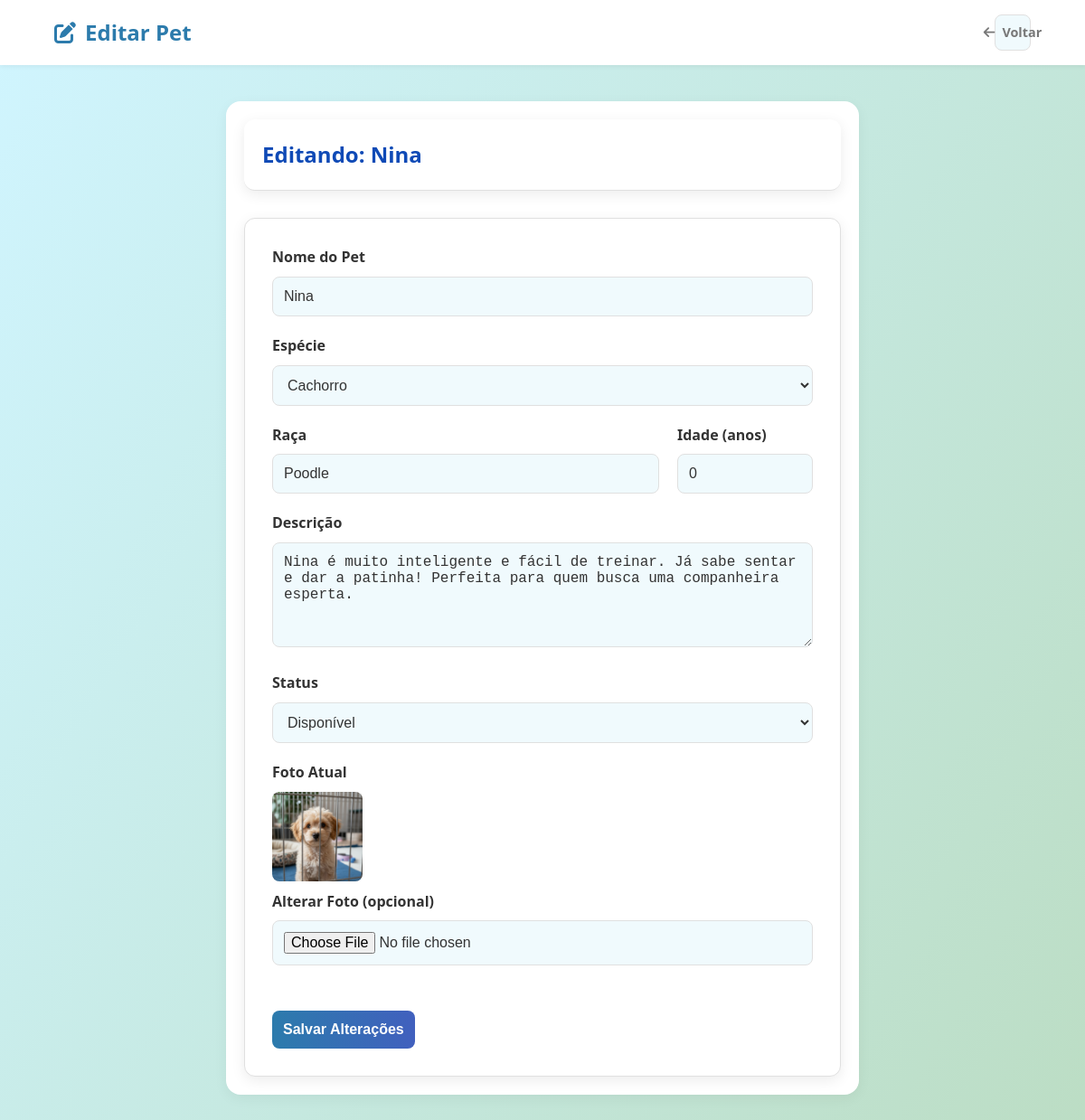
/admin/animais/editar.php?id=12 (signed in), run on the app's committed database.
### tables this page shows
CREATE TABLE `animais` (
  `id` int(11) NOT NULL,
  `nome` varchar(100) NOT NULL,
  `especie` varchar(50) NOT NULL,
  `raca` varchar(100) DEFAULT NULL,
  `idade_anos` int(11) DEFAULT 0,
  `idade_meses` int(11) DEFAULT 0,
  `genero` varchar(20) DEFAULT NULL,
  `porte` varchar(30) DEFAULT NULL,
  `localizacao` varchar(255) DEFAULT NULL,
  `descricao` text DEFAULT NULL,
  `taxa_adocao` decimal(10,2) DEFAULT 0.00,
  `foto` varchar(255) DEFAULT NULL,
  `destaque` tinyint(1) DEFAULT 0,
  `data_cadastro` timestamp NOT NULL DEFAULT current_timestamp(),
  `status` enum('disponivel','adotado','indisponivel') DEFAULT 'disponivel'
);

### admin/animais/editar.php (the view, shortened to what this page needs)
<?php
    require_once '../../conexao.php';
    $animal_id = $_GET['id'] ?? 0;
    $sql_busca = "SELECT * FROM animais WHERE id = $animal_id";
    $resultado = mysqli_query($mysqli, $sql_busca);
    $animal = mysqli_fetch_assoc($resultado);
?>
<!DOCTYPE html>
<html lang="pt-br">
<head>
    <link rel="stylesheet" href="https://cdnjs.cloudflare.com/ajax/libs/font-awesome/6.4.0/css/all.min.css">
    <link rel="stylesheet" href="../../public/css/style.css">
</head>
<body>
    <nav class="navbar admin-navbar">
        <div class="logo"><i class="fa-solid fa-pen-to-square"></i> Editar Pet</div>
        <div class="nav-actions">
            <a href="listar.php" class="btn-admin back"><i class="fa-solid fa-arrow-left"></i> Voltar</a>
        </div>
    </nav>
    <div class="admin-container" style="max-width: 700px;">
        <div class="admin-header">
            <h2>Editando: <?php echo htmlspecialchars($animal['nome']); ?></h2>
        </div>
        <form method="POST" enctype="multipart/form-data" action="editar.php?id=<?php echo $animal_id; ?>" class="form-card">
            <div class="form-group">
                <label>Nome do Pet</label>
                <input type="text" name="nome" class="form-control" required value="<?php echo htmlspecialchars($animal['nome']); ?>">
            </div>
            <div class="form-group">
                <label>Espécie</label>
                <select name="especie" class="form-control">
                    <option value="Cachorro" <?php echo ($animal['especie'] == 'Cachorro') ? 'selected' : ''; ?>>Cachorro</option>
                </select>
            </div>
            <div style="display: flex; gap: 20px;">
                <div class="form-group" style="flex: 1;">
                    <label>Raça</label>
                    <input type="text" name="raca" class="form-control" value="<?php echo htmlspecialchars($animal['raca'] ?? ''); ?>">
                </div>
                <div class="form-group" style="width: 150px;">
                    <label>Idade (anos)</label>
                    <input type="number" name="idade_anos" class="form-control" min="0" value="<?php echo htmlspecialchars($animal['idade_anos'] ?? '0'); ?>">
                </div>
            </div>
            <div class="form-group">
                <label>Descrição</label>
                <textarea name="descricao" class="form-control" rows="5"><?php echo htmlspecialchars($animal['descricao'] ?? ''); ?></textarea>
            </div>
            <div class="form-group">
                <label>Status</label>
                <select name="status" class="form-control">
                    <option value="disponivel" <?php echo ($animal['status'] == 'disponivel' ? 'selected' : ''); ?>>Disponível</option>
                </select>
            </div>
            <div class="form-group">
                <label>Foto Atual</label>
                <?php if (!empty($animal['foto'])): ?>
                    <img src="../../public/uploads/<?php echo basename($animal['foto']); ?>" alt="Foto" style="max-width: 100px; border-radius: 8px; margin-bottom: 10px;">
                <?php else: ?>
                    <p style="color: #888;">Nenhuma foto.</p>
                <?php endif; ?>
                <label>Alterar Foto (opcional)</label>
                <input type="file" name="foto_nova" class="form-control">
            </div>
            <div class="form-actions">
                <button type="submit" class="btn-login" style="width: auto;">Salvar Alterações</button>
            </div>
        </form>
    </div>
</body>
</html>

### public/css/style.css (style rules this page uses)
:root { --primary-color: #2c7bac; --primary-dark: #4160be; --secondary-color: #0f4ab6; --text-dark: #333; --text-light: #777; --bg-light: #F0FAFD; --bg-white: #FFFFFF; --border-color: #E0E0E0; --tag-dog-bg: #DBEAFE; --tag-dog-text: #1E40AF; --tag-cat-bg: #FCE7F3; --tag-cat-text: #9D174D; --font-family: 'Segoe UI', 'Roboto', sans-serif; --border-radius: 12px; --shadow: 0 4px 15px rgba(0, 0, 0, 0.08); }
* { box-sizing: border-box; margin: 0; padding: 0; }
body { font-family: var(--font-family); background: linear-gradient(120deg, #d0f5ff 0%, #b6dabee6 50%, #f4ffd4 100%); background-attachment: fixed; background-size: 200% 200%; animation: gradientBG 15s ease infinite; color: var(--text-dark); line-height: 1.6; min-height: 100vh; position: relative; overflow-x: hidden; }
.navbar { background-color: var(--bg-white); padding: 1rem 5%; display: flex; justify-content: space-between; align-items: center; box-shadow: 0 2px 10px rgba(0,0,0,0.1); position: sticky; top: 0; z-index: 99999; }
a { text-decoration: none; color: var(--primary-color); transition: color 0.2s ease; }
img { max-width: 100%; display: block; }
.navbar { background-color: var(--bg-white); padding: 1rem 5%; display: flex; justify-content: space-between; align-items: center; box-shadow: 0 2px 5px rgba(0,0,0,0.05); position: sticky; top: 0; }
.logo { font-size: 1.5rem; font-weight: 700; color: var(--primary-color); display: flex; align-items: center; gap: 10px; }
.btn-login { width: 100%; padding: 12px; background: linear-gradient(90deg, var(--primary-color), var(--primary-dark)); color: white; border: none; border-radius: 8px; font-size: 1rem; font-weight: bold; cursor: pointer; transition: 0.3s; margin-top: 20px; }
.admin-container { max-width: 1200px; margin: 40px auto; padding: 20px; background-color: var(--bg-white); border-radius: 16px; box-shadow: 0 4px 15px rgba(0,0,0,0.05); }
.admin-header { display: flex; justify-content: space-between; align-items: center; margin-bottom: 30px; padding-bottom: 20px; border-bottom: 1px solid var(--border-color); }
.admin-container { max-width: 1000px; margin: 40px auto; padding: 20px; }
.admin-header { display: flex; justify-content: space-between; align-items: center; margin-bottom: 30px; background-color: var(--bg-white); padding: 20px; border-radius: 12px; box-shadow: var(--shadow); }
.admin-header h2 { color: var(--secondary-color); margin: 0; }
.form-card { background-color: var(--bg-white); padding: 30px; border-radius: 12px; box-shadow: var(--shadow); border: 1px solid var(--border-color); }
.form-group { margin-bottom: 20px; }
.form-group label { display: block; margin-bottom: 8px; color: var(--text-dark); font-weight: 600; }
.form-control { width: 100%; padding: 12px; border: 1px solid var(--border-color); border-radius: 8px; background-color: var(--bg-light); font-size: 1rem; color: var(--text-dark); outline: none; }
.form-actions { margin-top: 30px; display: flex; gap: 15px; }
body { background-color: var(--bg-light) !important; }
.nav-actions { display: flex; align-items: center; gap: 15px; }
.nav-actions a, .nav-actions button { width: 40px; height: 40px; border-radius: 50%; background-color: var(--bg-light); border: 1px solid var(--border-color); display: flex; align-items: center; justify-content: center; color: var(--text-light); font-size: 1rem; cursor: pointer; text-decoration: none; transition: all 0.2s ease-in-out; }
.admin-navbar .nav-actions { display: flex; align-items: center; gap: 15px; }
.admin-navbar .btn-admin { display: inline-flex; align-items: center; gap: 8px; padding: 10px 18px; border-radius: 8px; font-weight: 600; text-decoration: none; border: none; cursor: pointer; transition: all 0.2s ease-in-out; font-size: 0.9rem; white-space: nowrap; }
.btn-admin.back { background-color: var(--bg-light); color: var(--text-light); border: 1px solid var(--border-color); }

### data on the page
animais: nome "Nina", especie "Cachorro", raca "Poodle", idade_anos "0", descricao "Nina é muito inteligente e fácil de treinar. Já sabe sentar e dar a patinha! Perfeita para quem busca uma companheira esperta.", status "Disponível", foto (picture)
